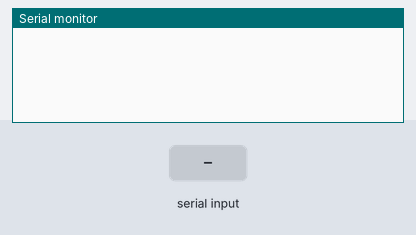
Recording of a sketch running on a simulated Arduino Mega 2560, built with avr-gcc and run on an emulated ATmega2560. Shown: the last lines printed to the serial monitor. Inputs (shaded band) come from the test bench.

Above: at 1.2 s.
1.3 s: "$\n" received over the second serial link
At 2.3 s:
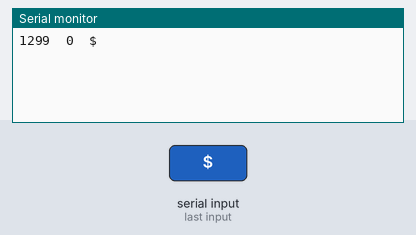
2.8 s: "1\n" received over the second serial link
At 3.4 s:
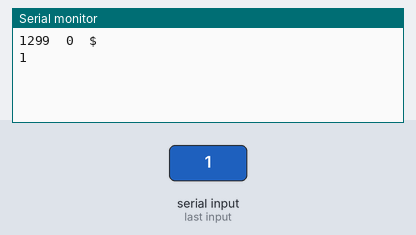

The sketch:

Qualisys_AMP.ino
```cpp
#define VER               "0.07"  // started from Aurora All In One V0.07
#define ANG_SPEED         57600   // the angle data source
#define AP_SPEED          57600   // the actuator platform
#define CON_SPEED        115200   // the console
#define BUTTON_PIN           13   // a control button
#define DEBUG                 1   // set to 0 for console silent

char cr = 13;         // carriage return and line feed values for writing to ports
char lf = 10;

HardwareSerial* angPort = &Serial2;   // port A, possible fake on Serial1
HardwareSerial* apPort = &Serial1;    // port D

void setup() {
  pinMode(BUTTON_PIN,INPUT);
  Serial.begin(CON_SPEED);          // the port for monitoring the process if a computer is watching
  apPort->begin(AP_SPEED);                                   // assume just powered on
  angPort->begin(ANG_SPEED);                                   // assume just powered on
}

void loop() {
  static unsigned long cnt = 0;
  if(angPort->available()){
    char c = angPort->read();       // read inbound from angle source
    if(c == '$'){                   // insert a \n before each $
      if(DEBUG > 0){
        Serial.print("\n");
        Serial.print(millis());
        Serial.print("  ");
        Serial.print(cnt++);
        Serial.print("  ");
      }
      apPort->write('\n');         // repeat out to actuator platform
    }
    if(DEBUG > 0) Serial.print(c);
    apPort->write(c);
  }
}
```

Measured:
- after the input at 1.3 s, the serial monitor: prints a new line at once (image 1)
- after the input at 2.8 s, the serial monitor: prints a new line at once (image 2)
